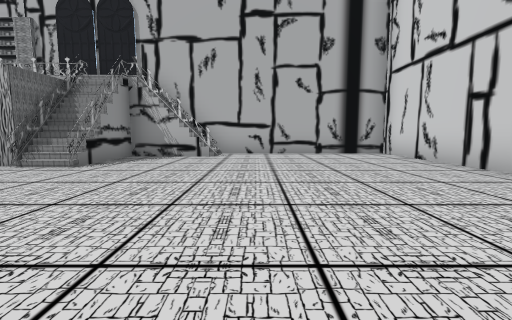
View 1 (above)

13 first-person views from a walk through a scene from a Unity 3-D project. The camera is 1.2 m above the floor, tilts 6° down and sees 90° across. The floor is counted in squares, 2 m on a side. Each view is taken from the middle of a square. On the plan, view 1 faces up. The plan holds only what a view shows up to about 9 squares ahead; the rest is blank. The player is left out.

View 2
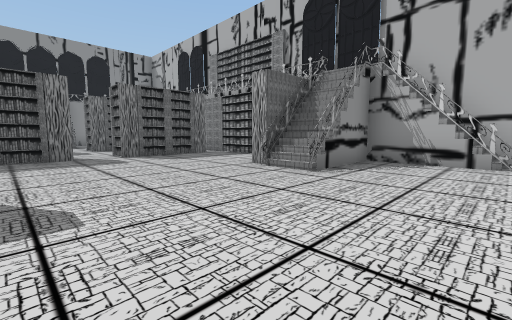

View 3
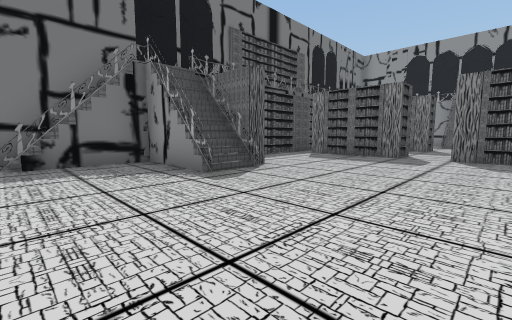

View 4
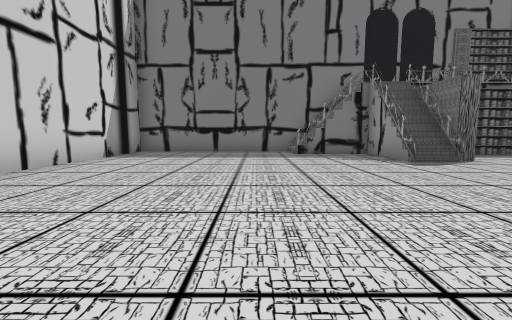

View 5
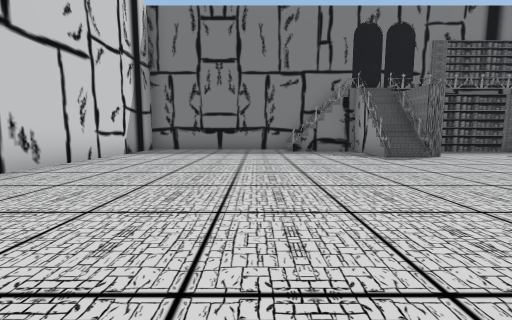

View 6
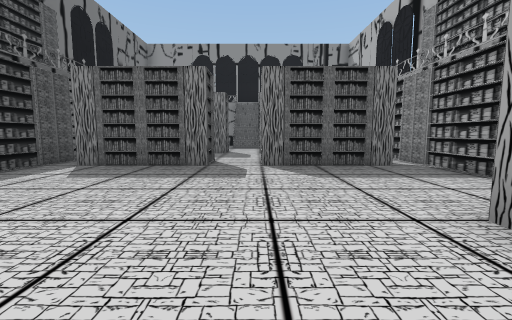

View 7
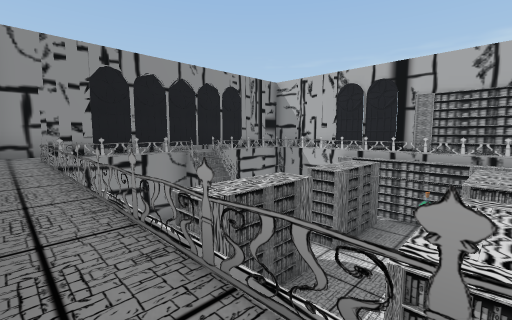

View 8
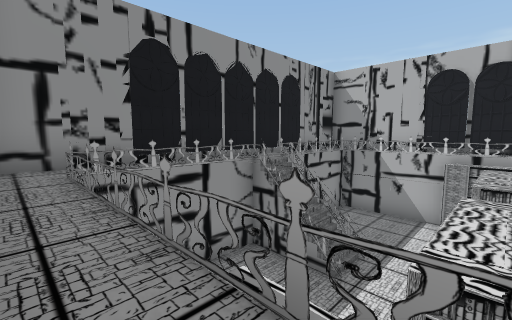

View 9
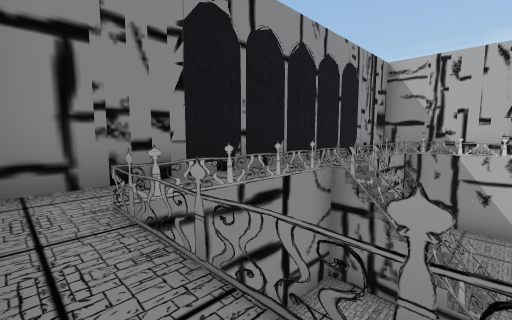

View 10
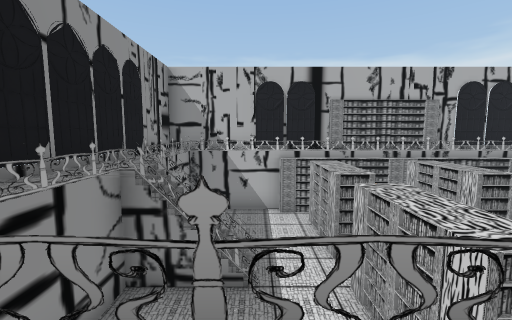

View 11
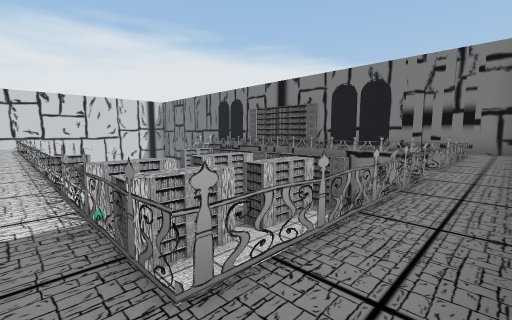

View 12
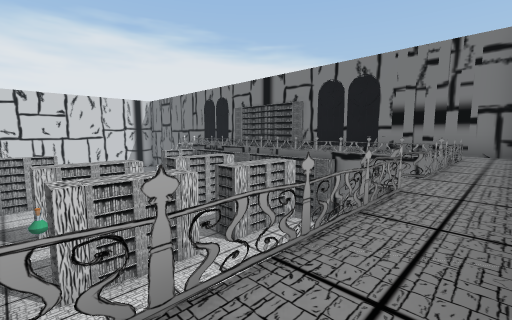

View 13
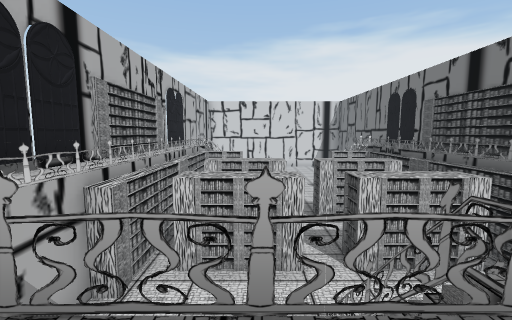

### Floor plan
Key: @ floor where view 1 was taken; # wall or solid block; . main floor; : floor 4 m higher than the main floor; / step, stairs or slope; = window, fence, low wall or low ledge; B bookshelf; O other object.
Columns run from 17 left of view 1 to 4 right of it. Each row starts with its distance up from view 1.
  8 #######OOOOO##########
  7 #::::::::::::://=....#
  6 #:/...OO..OOB//......#
  5 #:/...B..B..B#/......#
  4 #:/...B..B...........#
  3 #:##=.B..B...........#
  2 #:===.B..B...........#
  1 #:/...B..B...#=......#
  0 #:/  .B  B...B/..@...#
 -1 #:/..=#======//.=....#
 -2 #:::::::::    ///....#
 -3 ######################

Positions as (right, up) in squares from view 1, and headings:
1: (0, 0), facing up
2: (-1, 1), facing up-left
3: (-1, 4), facing down-left
4: (0, 6), facing down
5: (0, 7), facing down
6: (-3, 3), facing left
7: (-8, -2), facing up-left
8: (-11, -2), facing up-left
9: (-13, -2), facing up-left
10: (-13, -2), facing up
11: (-16, 7), facing down-right
12: (-16, 6), facing down-right
13: (-16, 4), facing right
